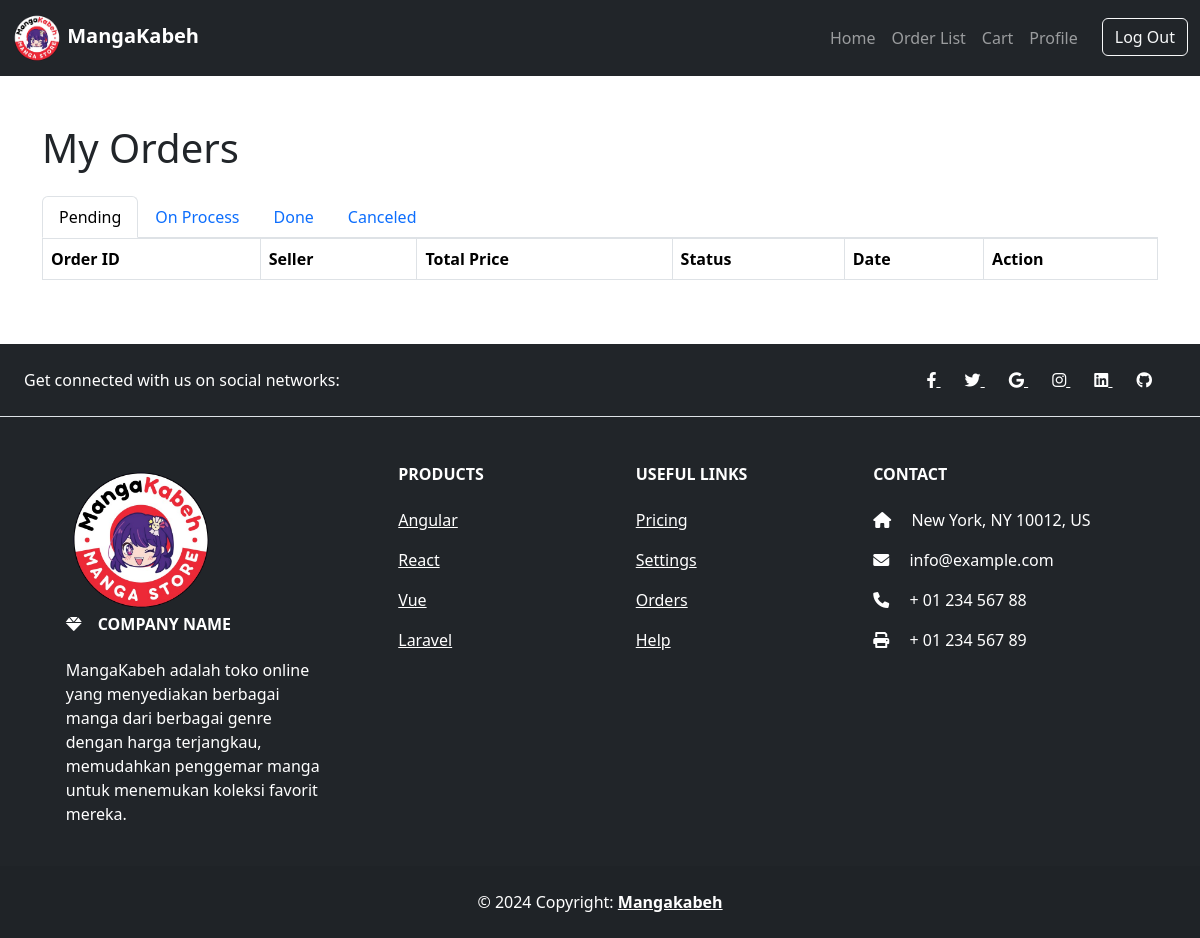
Before: /orders/ (signed in) with the older database file.
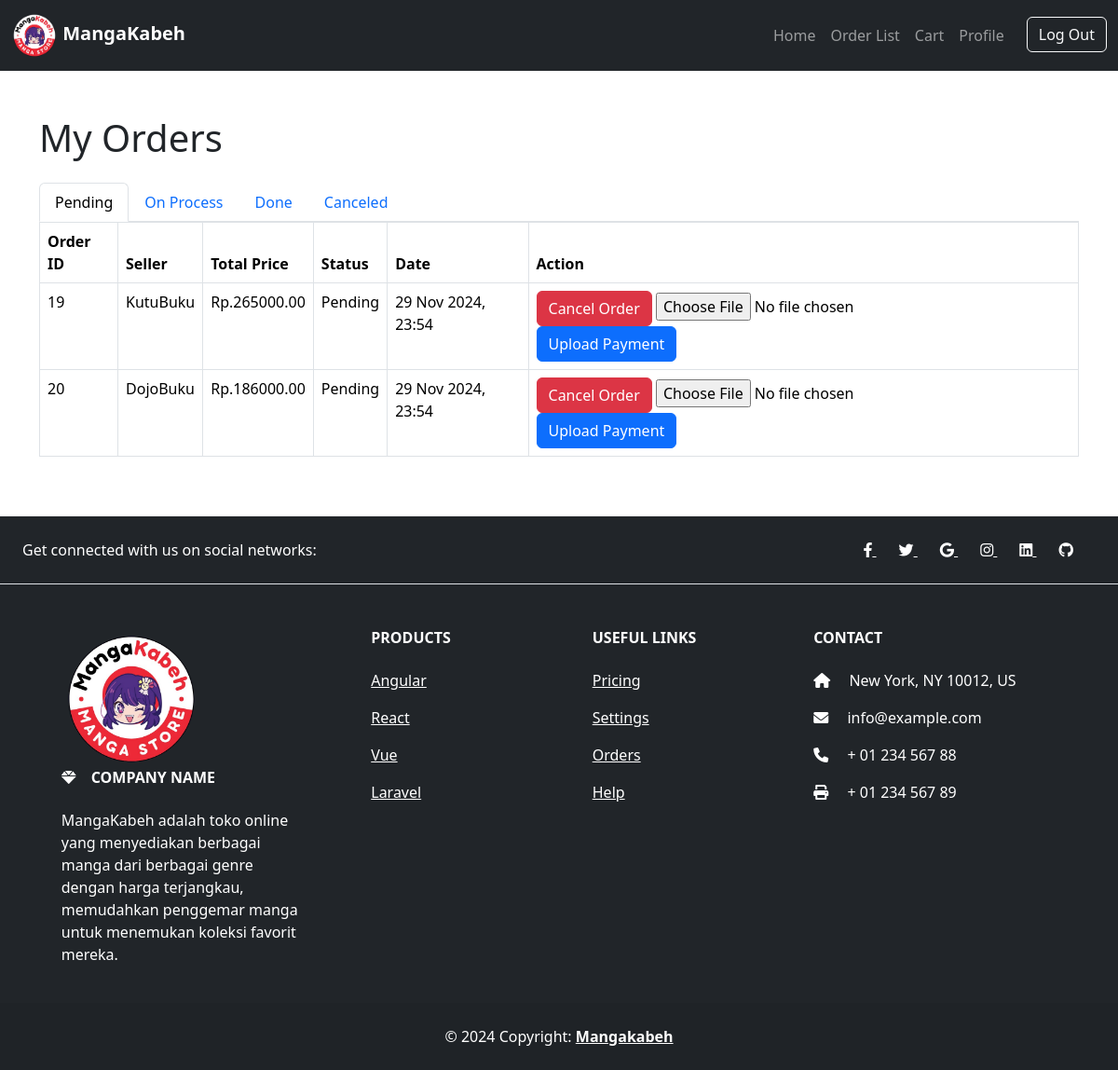
After: the same page with the newer database file.
### MangaKabeh/models/order.py (models this page shows)
class Order(models.Model):
    user = models.ForeignKey(User, on_delete=models.CASCADE, related_name='orders')
    seller = models.ForeignKey(User, on_delete=models.CASCADE, related_name='seller_orders')
    total_price = models.DecimalField(max_digits=10, decimal_places=2)
    status = models.CharField(max_length=20, choices=(
        ('Pending', 'Pending'),
        ('On Process', 'On Process'),
        ('Done', 'Done'),
        ('Canceled', 'Canceled'),
    ))
    created_at = models.DateTimeField(auto_now_add=True)
    payment = models.ImageField(upload_to=upload_payment, blank=True)

### MangaKabeh/views.py (the view)
# urls.py: path('orders/', views.order_list, name='order_list'),
@login_required
def order_list(request):
    filter_status = request.GET.get('status', 'Pending')
    is_seller = request.user.groups.filter(name='Seller').exists()
    if is_seller:
        orders = Order.objects.filter(seller=request.user, status=filter_status)
    else:
        orders = Order.objects.filter(user=request.user, status=filter_status)
    return render(request, 'order_list.html', {
        'orders': orders,
        'filter_status': filter_status,
        'is_seller': is_seller,
    })

### MangaKabeh/context_processors.py (called while the page is built)
def navbar(request):
    user = request.user
    navbar_user_group = None
    if user.is_authenticated:
        if user.is_superuser:
            navbar_user_group = 'Admin'
        elif user.groups.filter(name = 'Customer').exists():
            navbar_user_group = 'Customer'
        elif user.groups.filter(name = 'Seller').exists():
            navbar_user_group = 'Seller'
    return{
        'navbar_user_group' : navbar_user_group,
        'authenticated' : user.is_authenticated,
    }

### MangaKabeh/templates/order_list.html (shortened to what the changed rows need)
{% extends 'base.html' %}
{% block content %}
<div class="container my-5">
    <h1 class="mb-4">{% if is_seller %}Seller Orders{% else %}My Orders{% endif %}</h1>
    <div style="overflow-x: auto;">
        <table class="table table-bordered" style="width: 100%;">
            <thead>
                <tr>
                    <th>Order ID</th>
                    {% if is_seller %}
                    <th>Buyer</th>
                    {% else %}
                    <th>Seller</th>
                    {% endif %}
                    <th>Total Price</th>
                    <th>Status</th>
                    <th>Date</th>
                    <th>Action</th>
                </tr>
            </thead>
            <tbody>
                {% for order in orders %}
                <tr>
                    <td>{{ order.id }}</td>
                    {% if is_seller %}
                    <td>{{ order.user.username }}</td>
                    {% else %}
                    <td>{{ order.seller.username }}</td>
                    {% endif %}
                    <td>Rp.{{ order.total_price }}</td>
                    <td>{{ order.status }}</td>
                    <td>{{ order.created_at|date:"d M Y, H:i" }}</td>
                    <td>
                        {% if is_seller %}
                            {% if order.payment %}
                            <button
                                class="btn btn-primary view-payment-btn"
                                data-bs-toggle="modal"
                                data-bs-target="#paymentModal"
                                data-image-url="{{ order.payment.url }}"
                                data-order-id="{{ order.id }}">
                                View Payment
                            </button>
                            {% else %}
                            <span>No payment uploaded</span>
                            {% endif %}
                        {% else %}
                            {% if order.status == 'Pending' %}
                                <form method="post" action="{% url 'cancel_order' order.id %}" style="display:inline;">
                                    <button type="submit" class="btn btn-danger" onclick="return confirm('Are you sure you want to cancel this order?')">Cancel Order</button>
                                </form>
                                {% if order.payment %}
                                <button
                                    class="btn btn-primary view-payment-btn"
                                    data-bs-toggle="modal"
                                    data-bs-target="#paymentModal"
                                    data-image-url="{{ order.payment.url }}"
                                    data-order-id="{{ order.id }}">
                                    View Payment
                                </button>
                                {% else %}
                                <form method="post" action="{% url 'upload_payment' order.id %}" enctype="multipart/form-data" style="display:inline;">
                                    <input type="file" name="payment" accept="image/*" required>
                                    <button type="submit" class="btn btn-primary">Upload Payment</button>
                                </form>
                                {% endif %}
                            {% elif order.status == 'On Process' %}
                                <form method="post" action="{% url 'done_order' order.id %}" style="display:inline;">
                                    {% csrf_token %}
                                    <button type="submit" class="btn btn-danger">Order Recieved</button>
                                </form>
                            {% endif %}
                        {% endif %}
                    </td>
                </tr>
                {% endfor %}
            </tbody>
        </table>
    </div>
</div>
{% endblock %}

Changed rows visible on the page:
added Order: id "19", seller.username "KutuBuku", total_price "265000.00", status "Pending", created_at "29 Nov 2024, 23:54"
added Order: id "20", seller.username "DojoBuku", total_price "186000.00", status "Pending", created_at "29 Nov 2024, 23:54"
